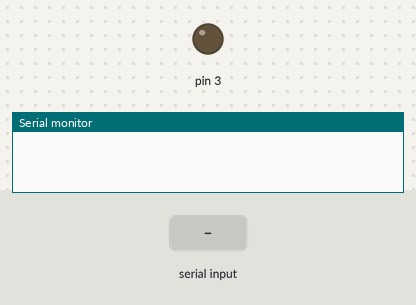
The sketch below on a simulated Arduino Uno, built with avr-gcc and run on an emulated ATmega328P. Parts: output pins drawn as LEDs (lit = HIGH), the last lines printed to the serial monitor. Inputs (shaded band) come from the test bench.

Above: at 1.2 s.
1.3 s: "1" received over Serial
At 2.1 s:
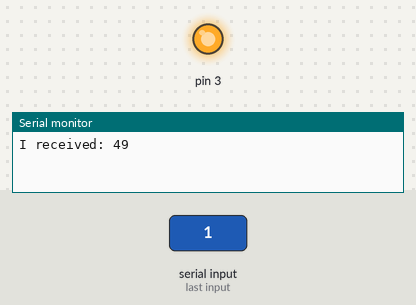
Timing chart, 0 to 4.3 s (numbered marks = the images above; inputs shaded):
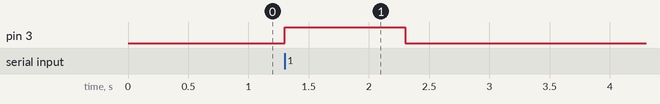

Measured:
- after the input at 1.3 s, pin 3: LOW → HIGH at once, → LOW 1.0 s later

The sketch:

Master_SentData.ino
```cpp
int delayMS = 1000;
int incomingByte = 0;
// the setup function runs once when you press reset or power the board
void setup()
{
  Serial.begin(9600);
  pinMode(3, OUTPUT);
}

// the loop function runs over and over again forever
void loop()
{
  // send data only when you receive data:
  if (Serial.available() > 0) {
          // read the incoming byte:
          incomingByte = Serial.read();

          // say what you got:
          Serial.print("I received: ");
          Serial.println(incomingByte, DEC);

          if(incomingByte == 49)
          {
            digitalWrite(3, HIGH);
            delay(delayMS);
            digitalWrite(3, LOW);
            incomingByte = -10;
          }
  }
  /*
  Serial.println("High");
  digitalWrite(3, HIGH);
  delay(delayMS);
  Serial.println("Low");
  digitalWrite(3, LOW);
  delay(delayMS);*/
}
```
